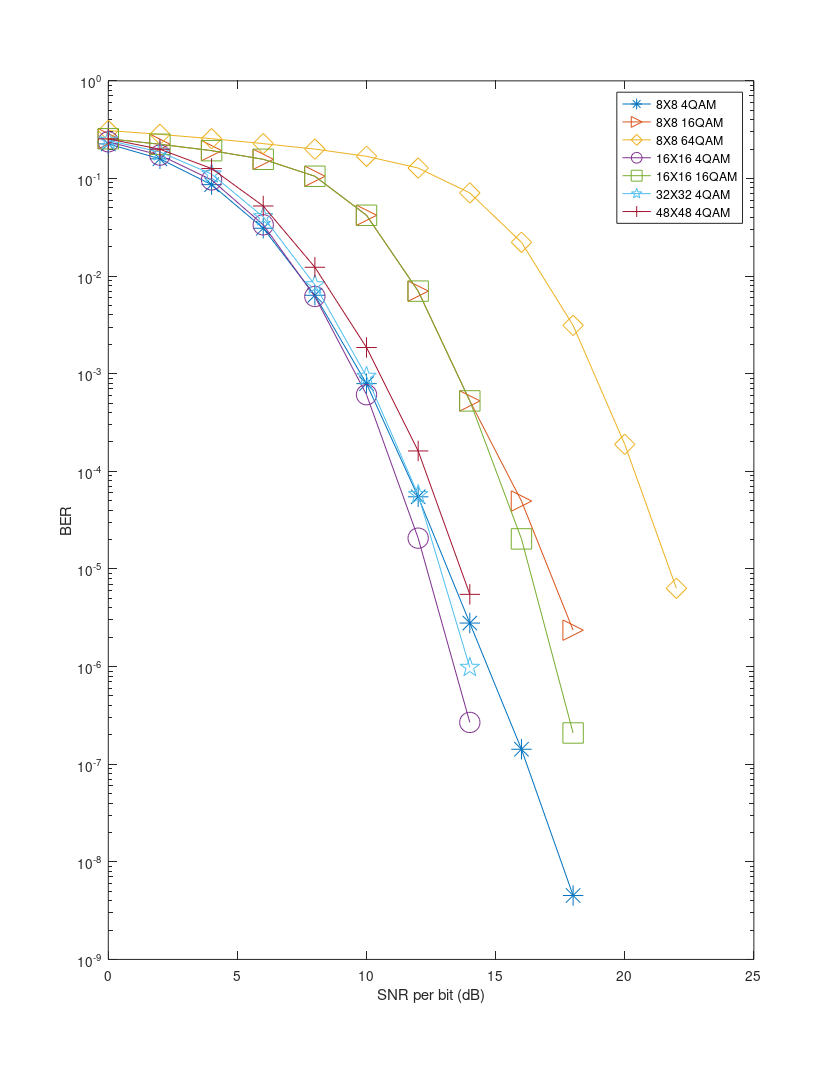

Here is the MATLAB script that generated this plot:
%this is for ploting the figure of SNR-BER curve
sim8_4_0_18=[0.22589062154, 0.15894874930, 0.08640749753, 0.03090812452, 0.00636250013, 0.00079124997, 0.00005481876,0.00000279009,0.00000014225951464822, 0.00000000451437990952];
sim8_16_0_18=[0.25537124276, 0.22414547205, 0.19270686805, 0.15720969439, 0.10538093746, 0.04198125005, 0.00701593747, 0.00052656251,0.00004961727, 0.00000235999];
sim8_64_0_22=[0.30989542603, 0.28304228187, 0.25555500388, 0.22751520574, 0.19991666079, 0.16876062751, 0.12789249420, 0.07114583254, 0.02219000086, 0.00312604173, 0.00018895834,0.00000633392  ];
sim16_4_0_14=[0.23751124740, 0.17347000539, 0.09674874693, 0.03350968659, 0.00618375000, 0.00060968747, 0.00002066603,0.00000026777  ];
sim16_16_0_18=[0.25537124276, 0.22414547205, 0.19270686805, 0.15720969439, 0.10538093746, 0.04198125005, 0.00701593747, 0.00052656251,0.00002031656,0.00000020876338590830];
% 0.25537124276 0.22414547205 0.19270686805 0.15720969439, 0.075001, 0.019427, 0.002040, 0.000093,
sim32_4_0_14=[0.24545359612, 0.18672686815, 0.11097452790, 0.04044124857, 0.00811937544, 0.00093781250,0.00005755865,0.00000097851];
sim48_4_0_14=[0.25442603230, 0.19931979477, 0.12637500465, 0.05224249884, 0.01231614593, 0.00185479166, 0.00016166667,0.00000549426];

fig1=figure;
Xsize=8.5;Ysize=11;
% Xleft=(8-Xsize)/2;Ytop=(12-Ysize)/2;
Xleft=0;
Ytop=0;
set(fig1,'Units','inches');
set(fig1,'position', [Xleft,Ytop,Xsize,Ysize]);
set(fig1,'PaperUnits','inches');
set(fig1,'PaperPosition',[Xleft,Ytop,Xsize,Ysize]);
set(gca,'fontsize',15);
figure (1)
fig1=semilogy(0:2:18,sim8_4_0_18,'-*','MarkerSize',15);xlabel('SNR per bit (dB)'),ylabel('BER');
hold on;
fig1=semilogy(0:2:18,sim8_16_0_18,'->','MarkerSize',15),xlabel('SNR per bit (dB)'),ylabel('BER');
fig1=semilogy(0:2:22,sim8_64_0_22,'-d','MarkerSize',15),xlabel('SNR per bit (dB)'),ylabel('BER');
hold on;
fig1=semilogy(0:2:14,sim16_4_0_14,'-o','MarkerSize',15),xlabel('SNR per bit (dB)'),ylabel('BER');
hold on;
fig1=semilogy(0:2:18,sim16_16_0_18,'-s','MarkerSize',15),xlabel('SNR per bit (dB)'),ylabel('BER');
hold on;
fig1=semilogy(0:2:14,sim32_4_0_14,'-p','MarkerSize',15),xlabel('SNR per bit (dB)'),ylabel('BER');
hold on;
fig1=semilogy(0:2:14,sim48_4_0_14,'-+','MarkerSize',15),xlabel('SNR per bit (dB)'),ylabel('BER'),
legend('8X8 4QAM','8X8 16QAM','8X8 64QAM','16X16 4QAM','16X16 16QAM','32X32 4QAM','48X48 4QAM');
hold on;
print('-depsc','-tiff','-r300','BER_curves');
hold off;

